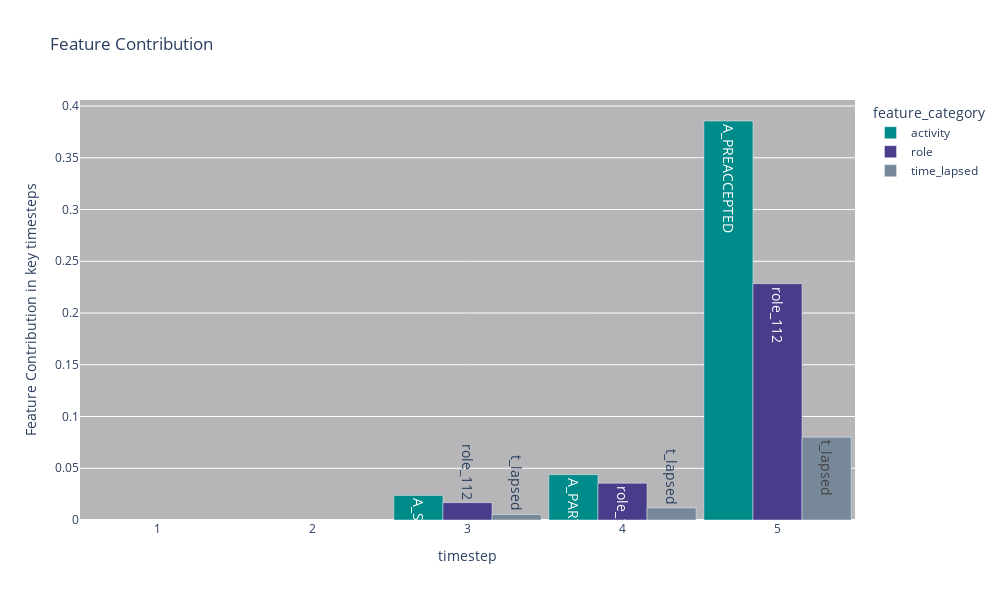

This figure's notebook cell:
### Code cell
shared_explain_local(shared_output_with_attention,x_test,y_test,index_ac, index_rl, index_ne, 3,9)

### Figure 1 — Plotly figure (JSON) as saved in the notebook; plotly's stock layout.template omitted (floating-point values rounded to 4 significant figures)
{"data": [{"alignmentgroup": "True", "hovertemplate": "feature_category=activity<br>timestep=%{x}<br>Feature Contribution in key timesteps=%{y}<br>feature=%{text}<extra></extra>", "legendgroup": "activity", "marker": {"color": "darkcyan", "pattern": {"shape": ""}}, "name": "activity", "offsetgroup": "activity", "orientation": "v", "showlegend": true, "text": ["A_PREACCEPTED", "A_PARTLYSUBMITTED", "A_SUBMITTED", "none", "none"], "textangle": 90, "textfont": {"size": 14}, "textposition": "auto", "type": "bar", "x": [5, 4, 3, 2, 1], "xaxis": "x", "y": [0.3856, 0.04384, 0.02375, null, null], "yaxis": "y"}, {"alignmentgroup": "True", "hovertemplate": "feature_category=role<br>timestep=%{x}<br>Feature Contribution in key timesteps=%{y}<br>feature=%{text}<extra></extra>", "legendgroup": "role", "marker": {"color": "darkslateblue", "pattern": {"shape": ""}}, "name": "role", "offsetgroup": "role", "orientation": "v", "showlegend": true, "text": ["role_112", "role_112", "role_112", "none", "none"], "textangle": 90, "textfont": {"size": 14}, "textposition": "auto", "type": "bar", "x": [5, 4, 3, 2, 1], "xaxis": "x", "y": [0.2284, 0.03551, 0.01677, null, null], "yaxis": "y"}, {"alignmentgroup": "True", "hovertemplate": "feature_category=time_lapsed<br>timestep=%{x}<br>Feature Contribution in key timesteps=%{y}<br>feature=%{text}<extra></extra>", "legendgroup": "time_lapsed", "marker": {"color": "lightslategray", "pattern": {"shape": ""}}, "name": "time_lapsed", "offsetgroup": "time_lapsed", "orientation": "v", "showlegend": true, "text": ["t_lapsed", "t_lapsed", "t_lapsed", "t_lapsed", "t_lapsed"], "textangle": 90, "textfont": {"size": 14}, "textposition": "auto", "type": "bar", "x": [5, 4, 3, 2, 1], "xaxis": "x", "y": [0.08007, 0.01171, 0.005322, null, null], "yaxis": "y"}], "layout": {"bargap": 0.05, "barmode": "group", "height": 600, "legend": {"title": {"text": "feature_category"}, "tracegroupgap": 0}, "plot_bgcolor": "rgb(182,182,184)", "title": {"text": "Feature Contribution"}, "uniformtext": {"minsize": 14, "mode": "show"}, "width": 1000, "xaxis": {"anchor": "y", "domain": [0, 1], "title": {"text": "timestep"}}, "yaxis": {"anchor": "x", "domain": [0, 1], "title": {"text": "Feature Contribution in key timesteps"}}}}
